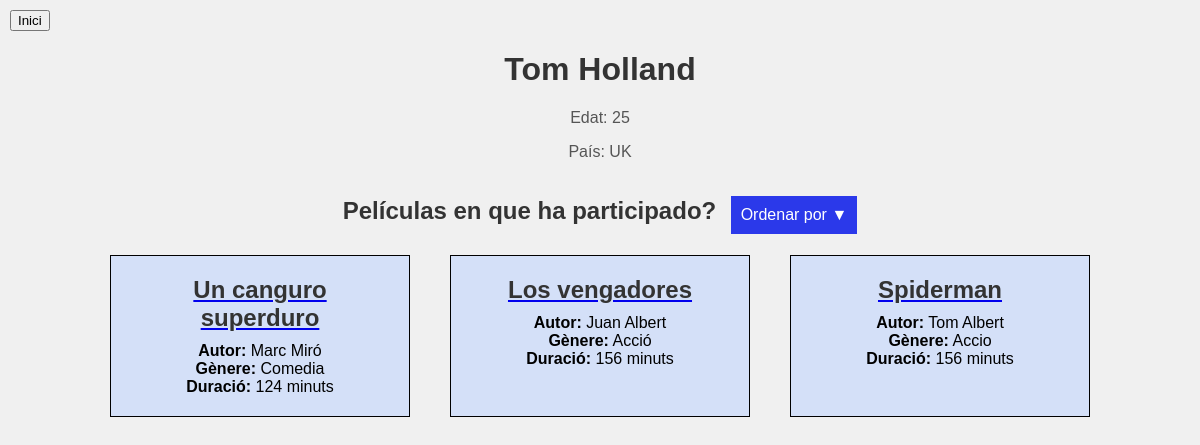
/actor/1/, run on the app's committed database.
### films/models.py (models this page shows, shortened)
class Actor(models.Model):
    name = models.CharField(max_length=100)
    age = models.PositiveIntegerField()
    country = models.CharField(max_length=100)

class Film(models.Model):
    title = models.CharField(max_length=100)
    author = models.CharField(max_length=100)
    genre = models.CharField(max_length=100, blank=True, null=True)
    duration = models.IntegerField()
    actors = models.ManyToManyField(Actor, related_name='films')

### films/views.py (the view)
# urls.py: path('actor/<int:pk>/', actor_detail, name='actor_detail'),
def actor_detail(request, pk):
    actor = Actor.objects.get(pk=pk)
    films = actor.films.all()
    order_by = request.GET.get('order')
    direction = request.GET.get('direction')
    if order_by == 'duracion':
        if direction == 'asc':
            films = films.order_by('duration')
        elif direction == 'desc':
            films = films.order_by('-duration')
    elif order_by == 'alfabetico':
        if direction == 'asc':
            films = films.order_by('title')
        elif direction == 'desc':
            films = films.order_by('-title')
    context = {
        'actor': actor,
        'films': films
    }
    return render(request, 'actor_detail.html', context)

### templates/actor_detail.html (shortened to what this page needs)
{% load static %}
<link rel="stylesheet" type="text/css" href="{% static 'detail_actor.css' %}">
<a href="{% url 'book_list' %}"><button>Inici</button></a>
<h1>{{ actor.name }}</h1>
<p>Edat: {{ actor.age }}</p>
<p>País: {{ actor.country }}</p>
<div class="container">
  <h2 class="section-title">Películas en que ha participado?</h2>
  <div class="dropdown">
    <button class="dropbtn">Ordenar por <span class="current-order">▼</span></button>
  </div>
</div>
<div class="film-container">
    {% if films %}
        {% for film in films %}
            <div class="film-item">
                <a href="{% url 'book_detail' pk=film.pk %}">
                    <h2>{{ film.title }}</h2>
                </a>
                <div class="film-info">
                    <div><strong>Autor:</strong> {{ film.author }}</div>
                    <div><strong>Gènere:</strong> {{ film.genre }}</div>
                    <div><strong>Duració:</strong> {{ film.duration }} minuts</div>
                </div>
            </div>
        {% endfor %}
    {% else %}
        <p>No hay películas disponibles.</p>
    {% endif %}
</div>

### static/detail_actor.css (style rules this page uses)
h1 { text-align: center; margin-top: 20px; color: #333; }
h2 { text-align: center; margin-top: 20px; color: #333; }
p { text-align: center; color: #555; }
.film-item h2 { margin-top: 0; margin-bottom: 10px; font-size: 24px; color: #333; text-decoration: none; transition: color 0.3s ease; }
.film-container { display: flex; justify-content: center; gap: 20px; flex-wrap: wrap; }
.film-item { width: 300px; flex: 0 0 auto; border: 1px solid #000000; padding: 20px; margin: 10px; box-sizing: border-box; text-align: center; background: #d4e0f8; }
.container { text-align: center; }
.section-title { display: inline-block; margin-right: 10px; }
.dropdown { display: inline-block; vertical-align: middle; }
.dropdown { position: relative; display: inline-block; }
.dropbtn { background-color: #2b39ea; color: white; padding: 10px; font-size: 16px; border: none; cursor: pointer; }

### data on the page
Actor: name "Tom Holland", age "25", country "UK"
Film: title "Un canguro superduro", author "Marc Miró", genre "Comedia", duration "124"
Film: title "Los vengadores", author "Juan Albert", genre "Acció", duration "156"
Film: title "Spiderman", author "Tom Albert", genre "Accio", duration "156"
